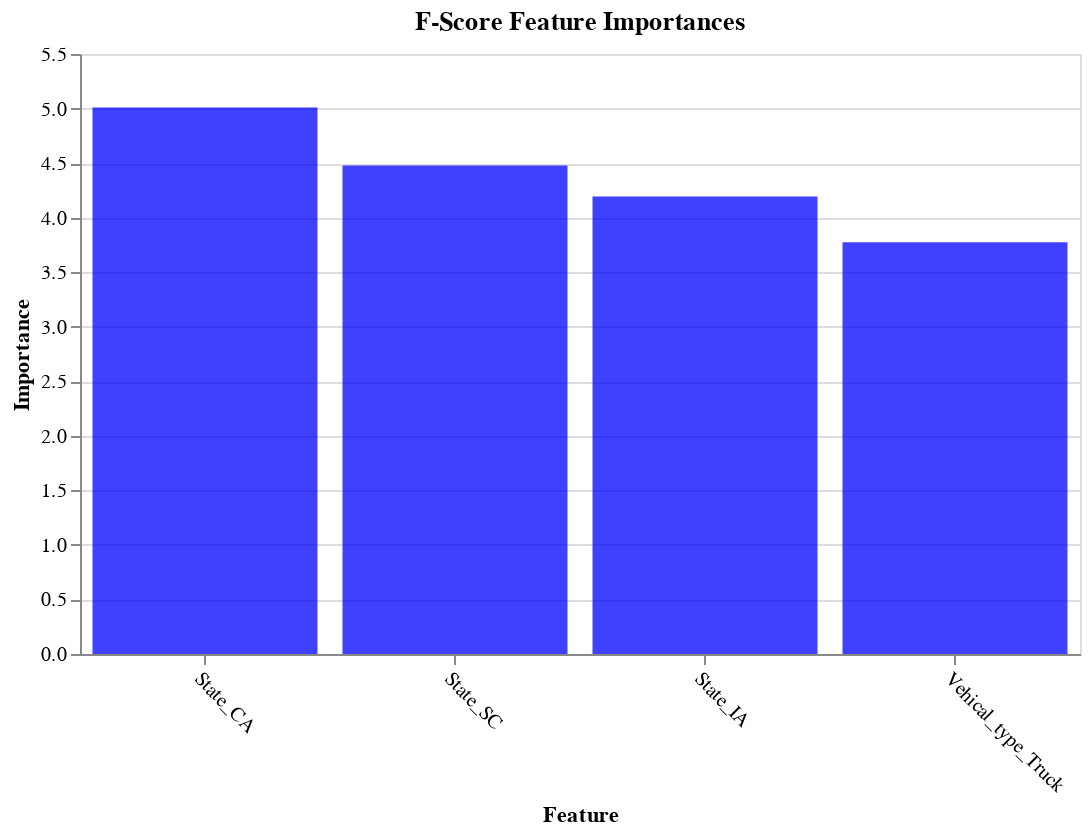

Write notebook code for a chart like this one.
### Code cell
plot_imp(best_features_fscore, feature_importances_fscore, 'F-Score', 'blue')

### Figure 1 — Vega-Lite specification as saved in the notebook (floating-point values rounded to 4 significant figures)
{"config": {"view": {"continuousWidth": 400, "continuousHeight": 300}}, "data": {"name": "data-7ac4513acbb39681a1b37a26a7c7adf8"}, "mark": {"type": "bar", "color": "blue", "opacity": 0.75}, "encoding": {"x": {"type": "nominal", "axis": {"labelAngle": 45}, "field": "features", "sort": null, "title": "Feature"}, "y": {"type": "quantitative", "field": "importances", "title": "Importance"}}, "title": "F-Score Feature Importances", "width": 500, "$schema": "https://vega.github.io/schema/vega-lite/v4.8.1.json", "datasets": {"data-7ac4513acbb39681a1b37a26a7c7adf8": [{"features": "State_CA", "importances": 5.009}, {"features": "State_SC", "importances": 4.479}, {"features": "State_IA", "importances": 4.193}, {"features": "Vehical_type_Truck", "importances": 3.773}]}}
